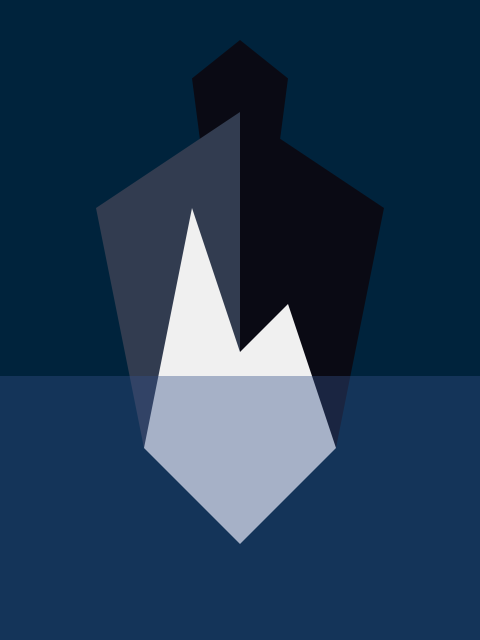
Frame 1 (no input)
Frame 2 (the mouse pressed at the canvas centre, redrawn once): identical to frame 1, image omitted

The Processing sketch that drew this single still picture (run headless with seeded random() and noise(); the mouse was pressed at the canvas centre and the sketch redrawn once):

// Processing sketch: titanic
// ── titanic.pde
// Manuale di Programmazione Cinematografica - Volume 4
// Daniele Olmisani, 2016

// Titanic


final color PAPER = color(0, 35, 60);
final color INK1 = color(10, 10, 20);
final color INK2 = color(50, 60, 80);
final color INK3 = color(240);
final color INK4 = color(50, 80, 135, 100);


void setup() {
  size(480, 640);
  noLoop();
}


void draw() {
  
  translate(0.5*width, 0.7*height);
  scale(min(width, height));
  
  background(PAPER);
  
  noStroke();
  
  fill(INK1);
  quad(0.0, -0.85, -0.1, -0.77, 0.0, 0.0, 0.1, -0.77);
  quad(0.0, -0.7,  0.3, -0.5,  0.2, 0.0, 0.0, 0.0);
  
  fill(INK2);
  quad(0.0, -0.7, -0.3, -0.5, -0.2, 0.0, 0.0, 0.0);
  
  fill(INK3);
  beginShape();
    vertex(-0.2,  0.0);
    vertex(-0.1, -0.5);
    vertex( 0.0, -0.2);
    vertex( 0.1, -0.3);
    vertex( 0.2,  0.0);
    vertex( 0.0,  0.2);
  endShape(CLOSE);
  
  fill(INK4);
  rect(-0.5, -0.15, width, height);
  
  save("titanic.png");
}
